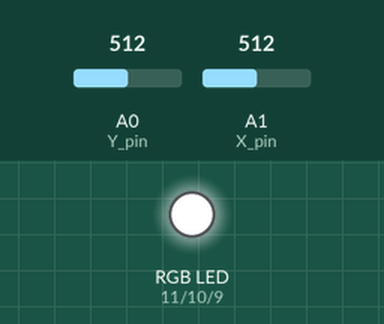
Simulated run of this sketch. Board: Arduino Uno, built with avr-gcc and run on an emulated ATmega328P. On the bench: an RGB LED mixed from three pins (HIGH = lit). The inputs (shaded band) are chosen by the test bench; at power-on: A0 (Y_pin) = 512, A1 (X_pin) = 512.

Above: at 1.2 s.
1.3 s: A0 (Y_pin) set to 551
At 2.5 s:
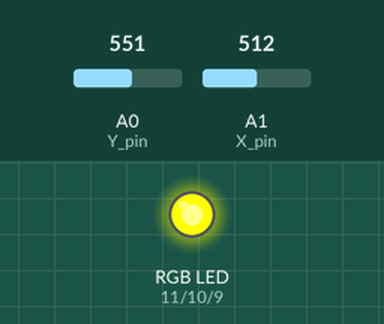
2.8 s: A1 (X_pin) set to 547
At 3.8 s:
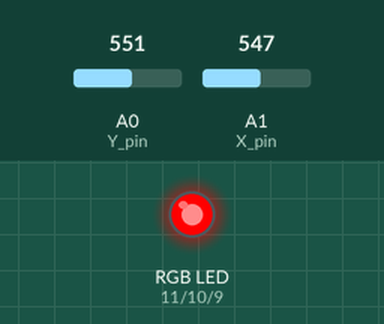
4.3 s: A1 (X_pin) set to 306
At 4.9 s:
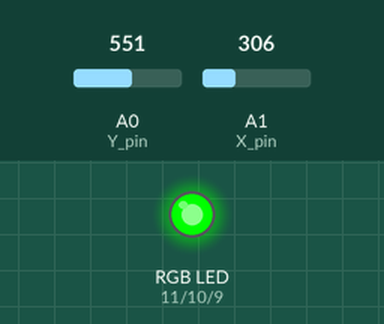
5.8 s: A0 (Y_pin) set to 511
At 7.0 s:
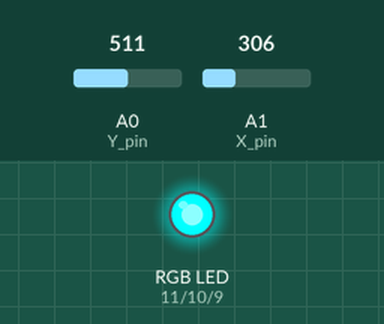
7.3 s: A0 (Y_pin) set to 165
8.8 s: A0 (Y_pin) set to 133
At 9.5 s:
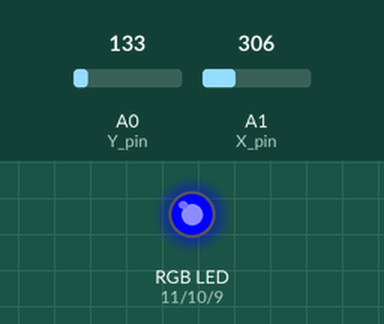
Timing chart, 0 to 11.3 s (numbered marks = the images above; inputs shaded):
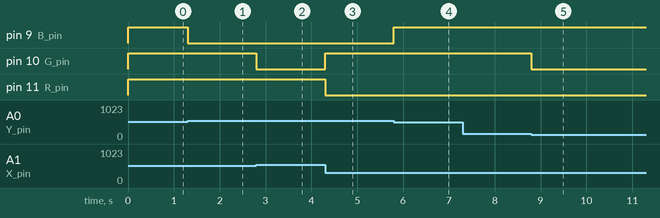

The sketch:

color_wheel.ino
```cpp
#include <math.h>

// Arduino pin numbers
const int SW_pin = 2; // digital pin connected to switch output
const int X_pin = 15; // analog pin connected to X output
const int Y_pin = 14; // analog pin connected to Y output
const int R_pin = 11; // analog pin connected to Red value
const int G_pin = 10; // analog pin connected to Green value
const int B_pin = 9;  // analog pin connected to Blue value

// For Serial statements
const bool debug = false;

void setup() {
  pinMode(SW_pin, INPUT);
  pinMode(R_pin,OUTPUT);
  pinMode(G_pin,OUTPUT);
  pinMode(B_pin,OUTPUT);
  digitalWrite(SW_pin, HIGH);
  Serial.begin(115200);
}

void loop() {

  if (debug) {
    Serial.print("Switch:  ");
    Serial.print(digitalRead(SW_pin));
    Serial.print("\n");
    Serial.print("X-axis: ");
    Serial.print(analogRead(X_pin));
    Serial.print("\n");
    Serial.print("Y-axis: ");
    Serial.println(analogRead(Y_pin));
    Serial.print("\n\n");
  }

  // Get x & y "coordinate" values from joystick
  int x = analogRead(X_pin);
  int y = analogRead(Y_pin);

  // If joystick is centered, just make the color white
  // Add 20 units of leighway for both directions for each axis
  if ( x > 490 && x < 534 && y > 490 && y < 534) {
    changeColor(255,255,255);

  // Otherwise, calculate hue angle & convert to RGB vals
  // It is assumed/hardcoded for S & V == 1 (in HSV mode)
  } else {

    // Floor round x and y values by the 10's place
    // Eliminates weird arithmetic issues caused by imperfect
    // analog feedback (e.g. max val for each is 1024; only gets to 1018)
    float x_val = x/10-51;
    float y_val = y/10-51;

    if (debug) {
      Serial.print("x_val: ");
      Serial.print(x_val);
      Serial.print("\n");
      Serial.print("y_val: ");
      Serial.print(y_val);
      Serial.print("\n");
    }

    // Use arctan for the hue angle in radians from [-pi,pi]
    double hue = atan2(y_val,x_val);

    // Adjust the hue to be in range [0,2pi]
    // then convert the hue from rad to degrees
    hue = hue < 0 ? hue + 2 * 3.14 : hue;
    hue = hue/6.28 * 360;

    if (debug) {
      Serial.print("hue: ");
      Serial.print(hue);
      Serial.print("\n\n");
      delay(200);
    }

    // Get the RGB vals, change the color accordingly
    int* rgb = (int*) malloc (3 * sizeof(int));
    getRGBVals(hue, rgb);
    changeColor(rgb[0],rgb[1],rgb[2]);
    free(rgb);
  }
}

// Gets the RGB value of corresponding color to hue
// saturation & value will be hardcoded to be 1
// equations found here: https://www.rapidtables.com/convert/color/hsv-to-rgb.html
void getRGBVals(double hue, int* rgb) {
  int c = 1;
  int x = c * (1-fabs(int(hue/60)%2-1));
  int m = 0;

  int r_prime, g_prime, b_prime;
  if (hue >= 300) {
    r_prime = c;
    g_prime = 0;
    b_prime = x;

  } else if (hue >= 240) {
    r_prime = x;
    g_prime = 0;
    b_prime = c;

  } else if (hue >= 180) {
    r_prime = 0;
    g_prime = x;
    b_prime = c;

  } else if (hue >= 120) {
    r_prime = 0;
    g_prime = c;
    b_prime = x;

  } else if (hue >= 60) {
    r_prime = x;
    g_prime = c;
    b_prime = 0;

  } else { // hue >= 0
    r_prime = c;
    g_prime = x;
    b_prime = 0;
  }

  rgb[0] = (r_prime + m) * 255;
  rgb[1] = (g_prime + m) * 255;
  rgb[2] = (b_prime + m) * 255;

  if (debug) {
    Serial.print("r_prime: ");
    Serial.print(r_prime);
    Serial.print("\n");
    Serial.print("g_prime: ");
    Serial.print(g_prime);
    Serial.print("\n");
    Serial.print("b_prime: ");
    Serial.print(b_prime);
    Serial.print("\n");

    Serial.print("R: ");
    Serial.print(rgb[0]);
    Serial.print("\n");
    Serial.print("G: ");
    Serial.print(rgb[1]);
    Serial.print("\n");
    Serial.print("B: ");
    Serial.print(rgb[2]);
    Serial.print("\n\n");
  }
}

// Just makes changing the LED color cleaner/easier
void changeColor(int R, int G, int B) {
      analogWrite(R_pin,R);
      analogWrite(G_pin,G);
      analogWrite(B_pin,B);
}
```

Measured:
- the behaviour switches between 533 and 534 on A0 (Y_pin) (found by bisection; images 0 and 1)
- the behaviour switches between 539 and 540 on A1 (X_pin) (found by bisection; images 1 and 2)
- the behaviour switches between 150 and 149 on A0 (Y_pin) (found by bisection; images 4 and 5)
- after the input at 1.3 s, pin 9 (B_pin): HIGH → LOW at once
- after the input at 2.8 s, pin 10 (G_pin): HIGH → LOW at once
- after the input at 4.3 s, pin 10 (G_pin): LOW → HIGH at once; pin 11 (R_pin): HIGH → LOW at once
- after the input at 5.8 s, pin 9 (B_pin): LOW → HIGH at once
- after the input at 7.3 s, every drawn part: stays the same
- after the input at 8.8 s, pin 10 (G_pin): HIGH → LOW at once
